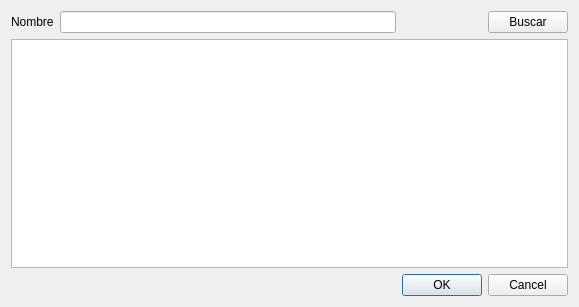
<?xml version="1.0" encoding="UTF-8"?>
<ui version="4.0">
 <class>vtnBajaMedicamento</class>
 <widget class="QWidget" name="vtnBajaMedicamento">
  <property name="geometry">
   <rect>
    <x>0</x>
    <y>0</y>
    <width>579</width>
    <height>307</height>
   </rect>
  </property>
  <property name="windowTitle">
   <string>Baja Medicamento</string>
  </property>
  <layout class="QVBoxLayout" name="verticalLayout">
   <item>
    <layout class="QGridLayout" name="gridLayout">
     <item row="0" column="0">
      <widget class="QLabel" name="label">
       <property name="text">
        <string>Nombre</string>
       </property>
      </widget>
     </item>
     <item row="0" column="3">
      <widget class="QPushButton" name="btnBuscar">
       <property name="focusPolicy">
        <enum>Qt::TabFocus</enum>
       </property>
       <property name="text">
        <string>Buscar</string>
       </property>
      </widget>
     </item>
     <item row="1" column="0" colspan="4">
      <widget class="QTableWidget" name="tablaMedicamento">
       <property name="editTriggers">
        <set>QAbstractItemView::NoEditTriggers</set>
       </property>
       <attribute name="horizontalHeaderDefaultSectionSize">
        <number>160</number>
       </attribute>
       <attribute name="horizontalHeaderStretchLastSection">
        <bool>true</bool>
       </attribute>
      </widget>
     </item>
     <item row="2" column="2" colspan="2">
      <widget class="QDialogButtonBox" name="buttonBox">
       <property name="standardButtons">
        <set>QDialogButtonBox::Cancel|QDialogButtonBox::Ok</set>
       </property>
      </widget>
     </item>
     <item row="0" column="1">
      <widget class="QLineEdit" name="lineNomb">
       <property name="statusTip">
        <string>Ingrese nombre del Medicamento (solo letras y números)</string>
       </property>
       <property name="accessibleDescription">
        <string>textoNumeros</string>
       </property>
      </widget>
     </item>
    </layout>
   </item>
  </layout>
 </widget>
 <tabstops>
  <tabstop>lineNomb</tabstop>
  <tabstop>btnBuscar</tabstop>
  <tabstop>tablaMedicamento</tabstop>
  <tabstop>buttonBox</tabstop>
 </tabstops>
 <resources/>
 <connections/>
</ui>
